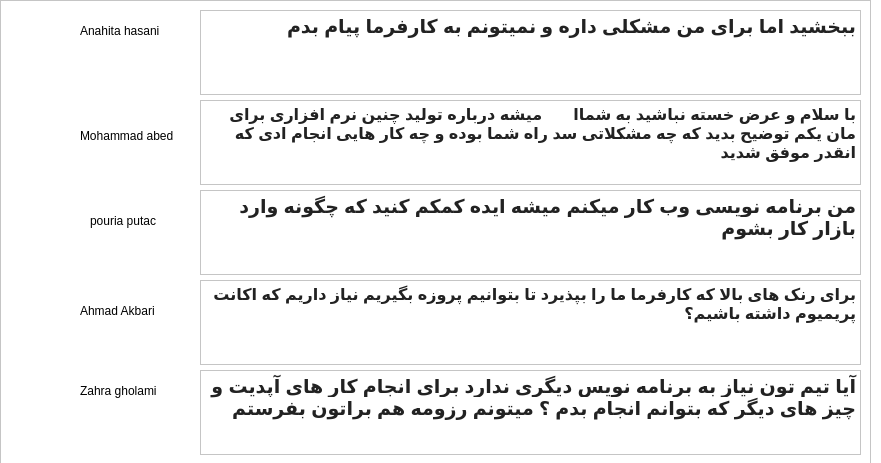
<?xml version="1.0" encoding="UTF-8"?>
<ui version="4.0">
 <class>karbar_2</class>
 <widget class="QWidget" name="karbar_2">
  <property name="geometry">
   <rect>
    <x>0</x>
    <y>0</y>
    <width>881</width>
    <height>463</height>
   </rect>
  </property>
  <property name="windowTitle">
   <string>Form</string>
  </property>
  <property name="styleSheet">
   <string notr="true">background-color: rgb(255, 255, 255);</string>
  </property>
  <widget class="QFrame" name="frame">
   <property name="geometry">
    <rect>
     <x>0</x>
     <y>0</y>
     <width>871</width>
     <height>561</height>
    </rect>
   </property>
   <property name="frameShape">
    <enum>QFrame::StyledPanel</enum>
   </property>
   <property name="frameShadow">
    <enum>QFrame::Raised</enum>
   </property>
   <widget class="QLabel" name="label">
    <property name="geometry">
     <rect>
      <x>10</x>
      <y>10</y>
      <width>61</width>
      <height>71</height>
     </rect>
    </property>
    <property name="styleSheet">
     <string notr="true">border-image: url(:/new/prefix1/photo/Woman.jpg);</string>
    </property>
    <property name="text">
     <string/>
    </property>
   </widget>
   <widget class="QLabel" name="label_2">
    <property name="geometry">
     <rect>
      <x>80</x>
      <y>20</y>
      <width>111</width>
      <height>21</height>
     </rect>
    </property>
    <property name="styleSheet">
     <string notr="true">color: rgb(0, 0, 0);
font: 75 10pt &quot;MS Shell Dlg 2&quot;;</string>
    </property>
    <property name="text">
     <string>Anahita hasani</string>
    </property>
   </widget>
   <widget class="QTextEdit" name="textEdit">
    <property name="geometry">
     <rect>
      <x>200</x>
      <y>10</y>
      <width>661</width>
      <height>85</height>
     </rect>
    </property>
    <property name="styleSheet">
     <string notr="true">color: rgb(0, 0, 0);
border-color: rgb(0, 0, 0);</string>
    </property>
    <property name="html">
     <string>&lt;!DOCTYPE HTML PUBLIC &quot;-//W3C//DTD HTML 4.0//EN&quot; &quot;http://www.w3.org/TR/REC-html40/strict.dtd&quot;&gt;
&lt;html&gt;&lt;head&gt;&lt;meta name=&quot;qrichtext&quot; content=&quot;1&quot; /&gt;&lt;style type=&quot;text/css&quot;&gt;
p, li { white-space: pre-wrap; }
&lt;/style&gt;&lt;/head&gt;&lt;body style=&quot; font-family:'MS Shell Dlg 2'; font-size:7.8pt; font-weight:400; font-style:normal;&quot;&gt;
&lt;p dir='rtl' style=&quot; margin-top:0px; margin-bottom:0px; margin-left:0px; margin-right:0px; -qt-block-indent:0; text-indent:0px;&quot;&gt;&lt;span style=&quot; font-family:'Arial','Helvetica','sans-serif'; font-size:14pt; font-weight:600; color:#222222; background-color:#ffffff;&quot;&gt;ببخشید اما برای من مشکلی داره و نمیتونم به کارفرما پیام بدم &lt;/span&gt;&lt;/p&gt;&lt;/body&gt;&lt;/html&gt;</string>
    </property>
   </widget>
   <widget class="QTextEdit" name="textEdit_2">
    <property name="geometry">
     <rect>
      <x>200</x>
      <y>100</y>
      <width>661</width>
      <height>85</height>
     </rect>
    </property>
    <property name="styleSheet">
     <string notr="true">color: rgb(0, 0, 0);
border-color: rgb(0, 0, 0);</string>
    </property>
    <property name="html">
     <string>&lt;!DOCTYPE HTML PUBLIC &quot;-//W3C//DTD HTML 4.0//EN&quot; &quot;http://www.w3.org/TR/REC-html40/strict.dtd&quot;&gt;
&lt;html&gt;&lt;head&gt;&lt;meta name=&quot;qrichtext&quot; content=&quot;1&quot; /&gt;&lt;style type=&quot;text/css&quot;&gt;
p, li { white-space: pre-wrap; }
&lt;/style&gt;&lt;/head&gt;&lt;body style=&quot; font-family:'MS Shell Dlg 2'; font-size:7.8pt; font-weight:400; font-style:normal;&quot;&gt;
&lt;p dir='rtl' style=&quot; margin-top:0px; margin-bottom:0px; margin-left:0px; margin-right:0px; -qt-block-indent:0; text-indent:0px;&quot;&gt;&lt;span style=&quot; font-family:'Arial','Helvetica','sans-serif'; font-size:12pt; font-weight:600; color:#222222; background-color:#ffffff;&quot;&gt;با سلام و عرض خسته نباشید به شماا       میشه درباره تولید چنین نرم افزاری برای مان یکم توضیح بدید که چه مشکلاتی سد راه شما بوده و چه کار هایی انجام ادی که انقدر موفق شدید&lt;/span&gt;&lt;/p&gt;&lt;/body&gt;&lt;/html&gt;</string>
    </property>
   </widget>
   <widget class="QTextEdit" name="textEdit_3">
    <property name="geometry">
     <rect>
      <x>200</x>
      <y>190</y>
      <width>661</width>
      <height>85</height>
     </rect>
    </property>
    <property name="styleSheet">
     <string notr="true">color: rgb(0, 0, 0);
font: 10pt &quot;MS Shell Dlg 2&quot;;
border-color: rgb(0, 0, 0);</string>
    </property>
    <property name="html">
     <string>&lt;!DOCTYPE HTML PUBLIC &quot;-//W3C//DTD HTML 4.0//EN&quot; &quot;http://www.w3.org/TR/REC-html40/strict.dtd&quot;&gt;
&lt;html&gt;&lt;head&gt;&lt;meta name=&quot;qrichtext&quot; content=&quot;1&quot; /&gt;&lt;style type=&quot;text/css&quot;&gt;
p, li { white-space: pre-wrap; }
&lt;/style&gt;&lt;/head&gt;&lt;body style=&quot; font-family:'MS Shell Dlg 2'; font-size:10pt; font-weight:400; font-style:normal;&quot;&gt;
&lt;p dir='rtl' style=&quot; margin-top:0px; margin-bottom:0px; margin-left:0px; margin-right:0px; -qt-block-indent:0; text-indent:0px;&quot;&gt;&lt;span style=&quot; font-family:'Arial','Helvetica','sans-serif'; font-size:14pt; font-weight:600; color:#222222; background-color:#ffffff;&quot;&gt;من برنامه نویسی وب کار میکنم میشه ایده کمکم کنید که چگونه وارد بازار کار بشوم&lt;/span&gt;&lt;/p&gt;&lt;/body&gt;&lt;/html&gt;</string>
    </property>
   </widget>
   <widget class="QTextEdit" name="textEdit_4">
    <property name="geometry">
     <rect>
      <x>200</x>
      <y>280</y>
      <width>661</width>
      <height>85</height>
     </rect>
    </property>
    <property name="styleSheet">
     <string notr="true">color: rgb(0, 0, 0);
border-color: rgb(0, 0, 0);</string>
    </property>
    <property name="html">
     <string>&lt;!DOCTYPE HTML PUBLIC &quot;-//W3C//DTD HTML 4.0//EN&quot; &quot;http://www.w3.org/TR/REC-html40/strict.dtd&quot;&gt;
&lt;html&gt;&lt;head&gt;&lt;meta name=&quot;qrichtext&quot; content=&quot;1&quot; /&gt;&lt;style type=&quot;text/css&quot;&gt;
p, li { white-space: pre-wrap; }
&lt;/style&gt;&lt;/head&gt;&lt;body style=&quot; font-family:'MS Shell Dlg 2'; font-size:7.8pt; font-weight:400; font-style:normal;&quot;&gt;
&lt;p dir='rtl' style=&quot; margin-top:0px; margin-bottom:0px; margin-left:0px; margin-right:0px; -qt-block-indent:0; text-indent:0px;&quot;&gt;&lt;span style=&quot; font-family:'Arial','Helvetica','sans-serif'; font-size:12pt; font-weight:600; color:#222222; background-color:#ffffff;&quot;&gt;برای رنک های بالا که کارفرما ما را بپذیرد تا بتوانیم پروزه بگیریم نیاز داریم که اکانت پریمیوم داشته باشیم؟&lt;/span&gt;&lt;/p&gt;&lt;/body&gt;&lt;/html&gt;</string>
    </property>
   </widget>
   <widget class="QTextEdit" name="textEdit_6">
    <property name="geometry">
     <rect>
      <x>200</x>
      <y>370</y>
      <width>661</width>
      <height>85</height>
     </rect>
    </property>
    <property name="styleSheet">
     <string notr="true">color: rgb(0, 0, 0);
border-color: rgb(0, 0, 0);</string>
    </property>
    <property name="html">
     <string>&lt;!DOCTYPE HTML PUBLIC &quot;-//W3C//DTD HTML 4.0//EN&quot; &quot;http://www.w3.org/TR/REC-html40/strict.dtd&quot;&gt;
&lt;html&gt;&lt;head&gt;&lt;meta name=&quot;qrichtext&quot; content=&quot;1&quot; /&gt;&lt;style type=&quot;text/css&quot;&gt;
p, li { white-space: pre-wrap; }
&lt;/style&gt;&lt;/head&gt;&lt;body style=&quot; font-family:'MS Shell Dlg 2'; font-size:7.8pt; font-weight:400; font-style:normal;&quot;&gt;
&lt;p dir='rtl' style=&quot; margin-top:0px; margin-bottom:0px; margin-left:0px; margin-right:0px; -qt-block-indent:0; text-indent:0px;&quot;&gt;&lt;span style=&quot; font-family:'Arial','Helvetica','sans-serif'; font-size:14pt; font-weight:600; color:#222222; background-color:#ffffff;&quot;&gt;آیا تیم تون نیاز به برنامه نویس دیگری ندارد برای انجام کار های آپدیت و چیز های دیگر که بتوانم انجام بدم ؟ میتونم رزومه هم براتون بفرستم&lt;/span&gt;&lt;/p&gt;&lt;/body&gt;&lt;/html&gt;</string>
    </property>
   </widget>
   <widget class="QLabel" name="label_3">
    <property name="geometry">
     <rect>
      <x>80</x>
      <y>120</y>
      <width>111</width>
      <height>31</height>
     </rect>
    </property>
    <property name="styleSheet">
     <string notr="true">color: rgb(0, 0, 0);
font: 75 8pt &quot;MS Shell Dlg 2&quot;;</string>
    </property>
    <property name="text">
     <string>Mohammad abed</string>
    </property>
   </widget>
   <widget class="QLabel" name="label_4">
    <property name="geometry">
     <rect>
      <x>80</x>
      <y>300</y>
      <width>111</width>
      <height>21</height>
     </rect>
    </property>
    <property name="styleSheet">
     <string notr="true">color: rgb(0, 0, 0);
font: 75 10pt &quot;MS Shell Dlg 2&quot;;</string>
    </property>
    <property name="text">
     <string>Ahmad Akbari</string>
    </property>
   </widget>
   <widget class="QLabel" name="label_5">
    <property name="geometry">
     <rect>
      <x>90</x>
      <y>210</y>
      <width>91</width>
      <height>21</height>
     </rect>
    </property>
    <property name="styleSheet">
     <string notr="true">color: rgb(0, 0, 0);
font: 75 10pt &quot;MS Shell Dlg 2&quot;;</string>
    </property>
    <property name="text">
     <string>pouria putac</string>
    </property>
   </widget>
   <widget class="QLabel" name="label_7">
    <property name="geometry">
     <rect>
      <x>80</x>
      <y>380</y>
      <width>111</width>
      <height>21</height>
     </rect>
    </property>
    <property name="styleSheet">
     <string notr="true">color: rgb(0, 0, 0);
font: 75 10pt &quot;MS Shell Dlg 2&quot;;</string>
    </property>
    <property name="text">
     <string>Zahra gholami</string>
    </property>
   </widget>
   <widget class="QLabel" name="label_8">
    <property name="geometry">
     <rect>
      <x>10</x>
      <y>100</y>
      <width>61</width>
      <height>71</height>
     </rect>
    </property>
    <property name="styleSheet">
     <string notr="true">border-image: url(:/new/prefix1/photo/pic12.jpg);</string>
    </property>
    <property name="text">
     <string/>
    </property>
   </widget>
   <widget class="QLabel" name="label_9">
    <property name="geometry">
     <rect>
      <x>10</x>
      <y>200</y>
      <width>61</width>
      <height>71</height>
     </rect>
    </property>
    <property name="styleSheet">
     <string notr="true">border-image: url(:/new/prefix1/photo/pic9.jpg);</string>
    </property>
    <property name="text">
     <string/>
    </property>
   </widget>
   <widget class="QLabel" name="label_10">
    <property name="geometry">
     <rect>
      <x>10</x>
      <y>290</y>
      <width>61</width>
      <height>71</height>
     </rect>
    </property>
    <property name="styleSheet">
     <string notr="true">border-image: url(:/new/prefix1/photo/pic7.jpg);</string>
    </property>
    <property name="text">
     <string/>
    </property>
   </widget>
   <widget class="QLabel" name="label_11">
    <property name="geometry">
     <rect>
      <x>10</x>
      <y>380</y>
      <width>61</width>
      <height>71</height>
     </rect>
    </property>
    <property name="styleSheet">
     <string notr="true">border-image: url(:/new/prefix1/photo/pic6.jpg);</string>
    </property>
    <property name="text">
     <string/>
    </property>
   </widget>
  </widget>
 </widget>
 <resources/>
 <connections/>
</ui>
